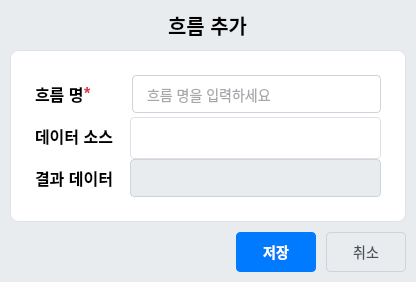
<?xml version="1.0" encoding="UTF-8"?>
<ui version="4.0">
 <class>UserInfoDialog</class>
 <widget class="QDialog" name="UserInfoDialog">
  <property name="geometry">
   <rect>
    <x>0</x>
    <y>0</y>
    <width>416</width>
    <height>282</height>
   </rect>
  </property>
  <property name="sizePolicy">
   <sizepolicy hsizetype="Fixed" vsizetype="Fixed">
    <horstretch>0</horstretch>
    <verstretch>0</verstretch>
   </sizepolicy>
  </property>
  <property name="minimumSize">
   <size>
    <width>416</width>
    <height>282</height>
   </size>
  </property>
  <property name="maximumSize">
   <size>
    <width>416</width>
    <height>282</height>
   </size>
  </property>
  <property name="windowTitle">
   <string>S-DIA - 흐름</string>
  </property>
  <property name="styleSheet">
   <string notr="true">QDialog {
    background-color: #e9ecef;
}
QLabel {
    color: #000000;
    font-size: 14px;
    background-color: transparent;
}
QLineEdit {
    padding: 8px 12px;
    border: 1px solid #ced4da;
    border-radius: 4px;
    background-color: #ffffff;
    font-size: 14px;
    min-height: 20px;
    color: #495057;
}
QLineEdit:focus {
    border: 1px solid #80bdff;
    outline: 0;
    box-shadow: 0 0 0 0.2rem rgba(0,123,255,.25);
}
QPushButton {
    color: #495057;
    background-color: #e9ecef;
    border: 1px solid #ced4da;
    padding: 8px;
    border-radius: 4px;
    font-size: 14px;
}
QPushButton:hover {
    background-color: #dee2e6;
}
QPushButton#save_button {
    color: #fff;
    background-color: #007bff;
    border-color: #007bff;
    box-shadow: none;
    font-weight: bold;
}
QPushButton#save_button:hover {
    color: #fff;
    background-color: #0069d9;
    border-color: #0062cc;
}
QPushButton#save_button:pressed {
    background-color: #0062cc;
    border-color: #005cbf;
}</string>
  </property>
  <layout class="QVBoxLayout" name="verticalLayout">
   <property name="spacing">
    <number>10</number>
   </property>
   <property name="leftMargin">
    <number>10</number>
   </property>
   <property name="topMargin">
    <number>10</number>
   </property>
   <property name="rightMargin">
    <number>10</number>
   </property>
   <property name="bottomMargin">
    <number>10</number>
   </property>
   <item>
    <widget class="QWidget" name="title_container" native="true">
     <property name="styleSheet">
      <string notr="true">background-color: transparent;</string>
     </property>
     <layout class="QHBoxLayout" name="horizontalLayout_2">
      <property name="spacing">
       <number>4</number>
      </property>
      <property name="leftMargin">
       <number>0</number>
      </property>
      <property name="topMargin">
       <number>0</number>
      </property>
      <property name="rightMargin">
       <number>0</number>
      </property>
      <property name="bottomMargin">
       <number>0</number>
      </property>
      <item>
       <spacer name="horizontalSpacer_4">
        <property name="orientation">
         <enum>Qt::Orientation::Horizontal</enum>
        </property>
        <property name="sizeHint" stdset="0">
         <size>
          <width>40</width>
          <height>20</height>
         </size>
        </property>
       </spacer>
      </item>
      <item>
       <widget class="QLabel" name="title_label">
        <property name="styleSheet">
         <string notr="true">font-size: 20px;
font-weight: bold;
color: #000000;
background-color: transparent;</string>
        </property>
        <property name="text">
         <string>흐름 추가</string>
        </property>
       </widget>
      </item>
      <item>
       <spacer name="horizontalSpacer_5">
        <property name="orientation">
         <enum>Qt::Orientation::Horizontal</enum>
        </property>
        <property name="sizeHint" stdset="0">
         <size>
          <width>40</width>
          <height>20</height>
         </size>
        </property>
       </spacer>
      </item>
     </layout>
    </widget>
   </item>
   <item>
    <widget class="QFrame" name="form_container">
     <property name="sizePolicy">
      <sizepolicy hsizetype="Preferred" vsizetype="Preferred">
       <horstretch>0</horstretch>
       <verstretch>0</verstretch>
      </sizepolicy>
     </property>
     <property name="styleSheet">
      <string notr="true">QWidget#centralwidget {
    background-color: #e9ecef;
}
QLabel {
    color: #000000;
    font-size: 14px;
    background-color: transparent;
}
QLineEdit, QTextEdit {
    padding: 8px 12px;
    border: 1px solid #ced4da;
    border-radius: 4px;
    background-color: #ffffff;
    font-size: 14px;
    min-height: 20px;
    color: #495057;
}
QLineEdit:focus, QTextEdit:focus {
    border: 1px solid #80bdff;
    border-color: #80bdff;
    outline: 0;
}
QPushButton {
    color: #495057;
    background-color: #ffffff;
    border: 1px solid #ced4da;
    padding: 8px;
    border-radius: 4px;
    font-size: 14px;
}
QPushButton:hover {
    background-color: #f8f9fa;
}
QPushButton#save_button {
    color: #fff;
    background-color: #007bff;
    border-color: #007bff;
    font-weight: bold;
}
QPushButton#save_button:hover {
    color: #fff;
    background-color: #0069d9;
    border-color: #0062cc;
}
QPushButton#save_button:pressed {
    background-color: #0062cc;
    border-color: #005cbf;
}
QFrame#form_container {
    background-color: white;
    border-radius: 8px;
    border: 1px solid #dee2e6;
}</string>
     </property>
     <property name="frameShape">
      <enum>QFrame::Shape::StyledPanel</enum>
     </property>
     <property name="frameShadow">
      <enum>QFrame::Shadow::Raised</enum>
     </property>
     <layout class="QVBoxLayout" name="verticalLayout_2">
      <property name="spacing">
       <number>0</number>
      </property>
      <property name="leftMargin">
       <number>24</number>
      </property>
      <property name="topMargin">
       <number>24</number>
      </property>
      <property name="rightMargin">
       <number>24</number>
      </property>
      <property name="bottomMargin">
       <number>24</number>
      </property>
      <item>
       <widget class="QWidget" name="flow_container" native="true">
        <property name="sizePolicy">
         <sizepolicy hsizetype="Preferred" vsizetype="Preferred">
          <horstretch>0</horstretch>
          <verstretch>0</verstretch>
         </sizepolicy>
        </property>
        <layout class="QHBoxLayout" name="name_layout">
         <property name="spacing">
          <number>0</number>
         </property>
         <property name="leftMargin">
          <number>0</number>
         </property>
         <property name="topMargin">
          <number>0</number>
         </property>
         <property name="rightMargin">
          <number>0</number>
         </property>
         <property name="bottomMargin">
          <number>4</number>
         </property>
         <item>
          <widget class="QLabel" name="name_text">
           <property name="sizePolicy">
            <sizepolicy hsizetype="Fixed" vsizetype="Fixed">
             <horstretch>0</horstretch>
             <verstretch>0</verstretch>
            </sizepolicy>
           </property>
           <property name="styleSheet">
            <string notr="true">font-size: 16px;
font-weight: bold;</string>
           </property>
           <property name="text">
            <string>흐름 명</string>
           </property>
          </widget>
         </item>
         <item>
          <widget class="QLabel" name="name_required">
           <property name="sizePolicy">
            <sizepolicy hsizetype="Fixed" vsizetype="Fixed">
             <horstretch>0</horstretch>
             <verstretch>0</verstretch>
            </sizepolicy>
           </property>
           <property name="styleSheet">
            <string notr="true">color: #dc3545;
font-size: 16px;
font-weight: bold;</string>
           </property>
           <property name="text">
            <string>*</string>
           </property>
          </widget>
         </item>
         <item>
          <spacer name="horizontalSpacer_6">
           <property name="orientation">
            <enum>Qt::Orientation::Horizontal</enum>
           </property>
           <property name="sizeType">
            <enum>QSizePolicy::Policy::Fixed</enum>
           </property>
           <property name="sizeHint" stdset="0">
            <size>
             <width>40</width>
             <height>20</height>
            </size>
           </property>
          </spacer>
         </item>
         <item>
          <widget class="QLineEdit" name="name_input">
           <property name="sizePolicy">
            <sizepolicy hsizetype="Expanding" vsizetype="Fixed">
             <horstretch>0</horstretch>
             <verstretch>0</verstretch>
            </sizepolicy>
           </property>
           <property name="minimumSize">
            <size>
             <width>0</width>
             <height>38</height>
            </size>
           </property>
           <property name="maximumSize">
            <size>
             <width>16777215</width>
             <height>38</height>
            </size>
           </property>
           <property name="placeholderText">
            <string>흐름 명을 입력하세요</string>
           </property>
          </widget>
         </item>
        </layout>
       </widget>
      </item>
      <item>
       <widget class="QWidget" name="input_container" native="true">
        <layout class="QHBoxLayout" name="desc_layout">
         <property name="spacing">
          <number>0</number>
         </property>
         <property name="leftMargin">
          <number>0</number>
         </property>
         <property name="topMargin">
          <number>0</number>
         </property>
         <property name="rightMargin">
          <number>0</number>
         </property>
         <property name="bottomMargin">
          <number>4</number>
         </property>
         <item>
          <widget class="QLabel" name="desc_text">
           <property name="sizePolicy">
            <sizepolicy hsizetype="Fixed" vsizetype="Fixed">
             <horstretch>0</horstretch>
             <verstretch>0</verstretch>
            </sizepolicy>
           </property>
           <property name="styleSheet">
            <string notr="true">font-size: 16px;
font-weight: bold;</string>
           </property>
           <property name="text">
            <string>데이터 소스</string>
           </property>
          </widget>
         </item>
         <item>
          <spacer name="horizontalSpacer_7">
           <property name="orientation">
            <enum>Qt::Orientation::Horizontal</enum>
           </property>
           <property name="sizeType">
            <enum>QSizePolicy::Policy::Fixed</enum>
           </property>
           <property name="sizeHint" stdset="0">
            <size>
             <width>16</width>
             <height>20</height>
            </size>
           </property>
          </spacer>
         </item>
         <item>
          <widget class="QComboBox" name="data_input">
           <property name="sizePolicy">
            <sizepolicy hsizetype="Expanding" vsizetype="Fixed">
             <horstretch>0</horstretch>
             <verstretch>0</verstretch>
            </sizepolicy>
           </property>
           <property name="minimumSize">
            <size>
             <width>0</width>
             <height>38</height>
            </size>
           </property>
           <property name="maximumSize">
            <size>
             <width>16777215</width>
             <height>38</height>
            </size>
           </property>
           <property name="styleSheet">
            <string notr="true">                QComboBox {
                            background-color: white;
                            border: 1px solid #dee2e6;
                            border-radius: 4px;
                            padding: 5px 10px;
                            min-height: 30px;
                            color: #495057;
                        }
                        QComboBox:focus {
                            border: 1px solid #339af0;
                        }
                        QComboBox::drop-down {
                            subcontrol-origin: padding;
                            subcontrol-position: center right;
                            width: 30px;
                            border: none;
                        }
                        QComboBox::down-arrow {
                            image: url(src/ui/resources/images/down-arrow-svgrepo-com.svg);
                            width: 10px;
                            height: 10px;
                            margin-right: 1px;
                        }
                        QComboBox QAbstractItemView {
                            background-color: white;
                            border: 1px solid #dee2e6;
                            border-radius: 4px;
                            outline: none;
                            selection-background-color: #e9ecef;
                            selection-color: #000;
                        }
                        QComboBox QAbstractItemView::item {
                            padding: 8px 20px;
                            color: #495057;
                        }
                        QComboBox QAbstractItemView::item:selected {
                            background-color: #e9ecef;
                            color: #000;
                        }</string>
           </property>
           <property name="currentIndex">
            <number>-1</number>
           </property>
           <property name="maxVisibleItems">
            <number>13</number>
           </property>
           <property name="insertPolicy">
            <enum>QComboBox::InsertPolicy::NoInsert</enum>
           </property>
          </widget>
         </item>
        </layout>
       </widget>
      </item>
      <item>
       <widget class="QWidget" name="output_container" native="true">
        <layout class="QHBoxLayout" name="type_layout">
         <property name="spacing">
          <number>0</number>
         </property>
         <property name="leftMargin">
          <number>0</number>
         </property>
         <property name="topMargin">
          <number>0</number>
         </property>
         <property name="rightMargin">
          <number>0</number>
         </property>
         <property name="bottomMargin">
          <number>0</number>
         </property>
         <item>
          <widget class="QLabel" name="type_text">
           <property name="sizePolicy">
            <sizepolicy hsizetype="Fixed" vsizetype="Fixed">
             <horstretch>0</horstretch>
             <verstretch>0</verstretch>
            </sizepolicy>
           </property>
           <property name="styleSheet">
            <string notr="true">font-size: 16px;
        font-weight: bold;</string>
           </property>
           <property name="text">
            <string>결과 데이터</string>
           </property>
          </widget>
         </item>
         <item>
          <spacer name="horizontalSpacer_2">
           <property name="orientation">
            <enum>Qt::Orientation::Horizontal</enum>
           </property>
           <property name="sizeType">
            <enum>QSizePolicy::Policy::Fixed</enum>
           </property>
           <property name="sizeHint" stdset="0">
            <size>
             <width>16</width>
             <height>20</height>
            </size>
           </property>
          </spacer>
         </item>
         <item>
          <widget class="QLineEdit" name="output_input">
           <property name="minimumSize">
            <size>
             <width>0</width>
             <height>38</height>
            </size>
           </property>
           <property name="maximumSize">
            <size>
             <width>16777215</width>
             <height>38</height>
            </size>
           </property>
           <property name="styleSheet">
            <string notr="true">background-color: #e9ecef;</string>
           </property>
           <property name="readOnly">
            <bool>true</bool>
           </property>
          </widget>
         </item>
        </layout>
       </widget>
      </item>
     </layout>
    </widget>
   </item>
   <item>
    <layout class="QHBoxLayout" name="button_layout">
     <property name="spacing">
      <number>10</number>
     </property>
     <item>
      <spacer name="horizontalSpacer">
       <property name="orientation">
        <enum>Qt::Orientation::Horizontal</enum>
       </property>
       <property name="sizeHint" stdset="0">
        <size>
         <width>40</width>
         <height>20</height>
        </size>
       </property>
      </spacer>
     </item>
     <item>
      <widget class="QPushButton" name="save_button">
       <property name="minimumSize">
        <size>
         <width>80</width>
         <height>0</height>
        </size>
       </property>
       <property name="text">
        <string>저장</string>
       </property>
      </widget>
     </item>
     <item>
      <widget class="QPushButton" name="cancel_button">
       <property name="minimumSize">
        <size>
         <width>80</width>
         <height>0</height>
        </size>
       </property>
       <property name="text">
        <string>취소</string>
       </property>
      </widget>
     </item>
    </layout>
   </item>
  </layout>
 </widget>
 <resources>
  <include location="../resources/s-dia.qrc"/>
 </resources>
 <connections>
  <connection>
   <sender>save_button</sender>
   <signal>clicked()</signal>
   <receiver>UserInfoDialog</receiver>
   <slot>accept()</slot>
   <hints>
    <hint type="sourcelabel">
     <x>20</x>
     <y>20</y>
    </hint>
    <hint type="destinationlabel">
     <x>20</x>
     <y>20</y>
    </hint>
   </hints>
  </connection>
  <connection>
   <sender>cancel_button</sender>
   <signal>clicked()</signal>
   <receiver>UserInfoDialog</receiver>
   <slot>reject()</slot>
   <hints>
    <hint type="sourcelabel">
     <x>20</x>
     <y>20</y>
    </hint>
    <hint type="destinationlabel">
     <x>20</x>
     <y>20</y>
    </hint>
   </hints>
  </connection>
 </connections>
</ui>
